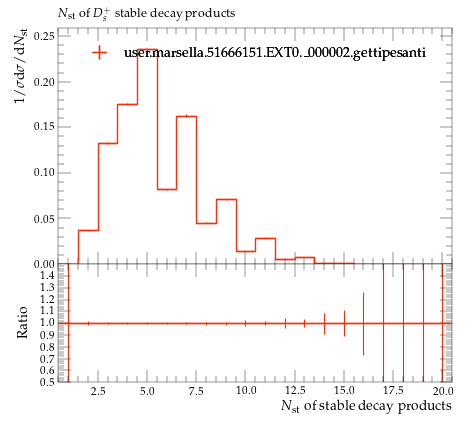

Write the Python code that produced this figure.
#! /usr/bin/env python

# This Python script was auto-generated using YODA v2.0.2.
# Analysis object: /MC_HFDECAYS/DSPLUS_stable_mult
# Timestamp: 24-07-2026 (16:40:05)

import matplotlib as mpl
import matplotlib.pyplot as plt
mpl.use('Agg') # comment out for interactive use
import os
import numpy as np

plotDir = os.path.split(os.path.realpath(__file__))[0]
if 'YODA_USER_PLOT_PATH' in globals():
    plot_outdir = globals()['YODA_USER_PLOT_PATH']
else:
    plot_outdir = plotDir

#plot style
plt.style.use(os.path.join(plotDir, '../default.mplstyle'))
# plot metadata
figW, figH = plt.rcParams['figure.figsize']
ax_xLabel = r'$N_\mathrm{st}$ of stable decay products'
ax_yLabel = r'$1/\sigma \mathrm{d}\sigma/\mathrm{d}N_\mathrm{st}$'
ax_title  = r'$N_\mathrm{st}$ of $D^+_s$ stable decay products'
ax_xScale = 'linear'
ax_yScale = 'linear'
xLims = (0.5, 20.5)
yLims = (0.0, 0.25906881000000004)

# TeX-friendly labels for the legend
labels = {
    'legend' : ([ r"user.marsella.51666151.EXT0.\_000002.gettipesanti" ], r""),
}

# Adjust canvas width and height
canvasW = 10.0
canvasH = 9.0
figW *= canvasW/10.
figH *= canvasH/9.

# Create figure and axis objects
fig, (ax, ratio0_ax) = plt.subplots(2, 1, sharex=True,
                  figsize=(figW,figH), gridspec_kw={'height_ratios': (6.0, 3.0)})

# Set figure margins
plt.subplots_adjust(
    left   = 1.0 * plt.rcParams['figure.subplot.left'],
    right  = 1.0 * plt.rcParams['figure.subplot.right'],
    top    = 1.0 * plt.rcParams['figure.subplot.top'],
    bottom = 1.0 * plt.rcParams['figure.subplot.bottom'])

ratio0_ax.yaxis.set_major_locator(mpl.ticker.MultipleLocator(0.1))
ratio0_ax.set_ylim(0.5, 1.4999)
ratio0_ax.set_ylabel('Ratio')

# the numerical data is stored in a separate file
dataf = dict()
prefix = os.path.split(__file__)[0]
if prefix:    prefix = prefix + '/'
exec(open(prefix+'DSPLUS_stable_mult__data.py').read(), dataf)


legend_handles = dict() # keep track of handles for the legend

# style options for curves
# starts at zorder>=5 to draw curve on top of legend
styles = {
  'user.marsella.51666151.EXT0._000002.gettipesanti.yoda.gz': {
    'color' : '#EE3311',
    'linestyle' : '-',
    'linewidth' : 1,
    'marker' : 'none',
    'markersize' : 2,
    'capsize' : 0.0,
    'zorder' : 5,
    'histstyle' : 1,
    'drawstyle' : 'steps-pre',
    'xerrorbars' : 1,
    'yerrorbars' : 1,
    'fillcolor' : None,
    'fillopacity' : 1.0,
    'ratio0_linestyle' : '-',
    'ratio0_linewidth' : 1,
    'ratio0_marker' : 'none',
    'ratio0_markersize' : 2,
    'ratio0_capsize' : 0.0,
    'ratio0_zorder' : 5,
    'ratio0_histstyle' : 1,
    'ratio0_drawstyle' : 'steps-pre',
    'ratio0_xerrorbars' : 1,
    'ratio0_yerrorbars' : 1,
  },
}

# curve from input yoda files in main panel
for label, yvals in dataf['yvals'].items():
    if all(np.isnan(v) for v in dataf['yvals'][label]):
        continue
    tmp = None
    if styles[label]['histstyle']: # draw as histogram
        xpos = dataf['xedges'][label] if styles[label]['drawstyle'] else dataf['xpoints'][label]
        ypos = np.insert(yvals, 0, yvals[0]) if styles[label]['drawstyle'] else yvals
        if styles[label]['fillcolor']: # fill area below curve
            ax.fill_between(xpos, ypos, step='pre',
                            color=styles[label]['fillcolor'],
                            alpha=styles[label]['fillopacity'])
        tmp, = ax.plot(xpos, ypos,
                       color=styles[label]['color'],
                       linestyle=styles[label]['linestyle'],
                       linewidth=styles[label]['linewidth'],
                       drawstyle=styles[label]['drawstyle'], solid_joinstyle='miter',
                       zorder=styles[label]['zorder'], label=label)
    tmp = ax.errorbar(dataf['xpoints'][label], yvals,
                      xerr=np.array(dataf['xerrs'][label])*styles[label]['xerrorbars'],
                      yerr=np.array(dataf['yerrs'][label])*styles[label]['yerrorbars'],
                      fmt=styles[label]['marker'], capsize=styles[label]['capsize'],
                      markersize=styles[label]['markersize'],
                      ecolor=styles[label]['color'],
                      color=styles[label]['color'], zorder=styles[label]['zorder'])
    tmp[-1][0].set_linestyle(styles[label]['linestyle'])
    tmp[-1][0].set_linewidth(styles[label]['linewidth'])
    if label in dataf['add_legend_handle']:  legend_handles[label] = tmp
    for varLabel in dataf['variation_yvals'].keys():
        if varLabel.startswith(label):
            tmp, = ax.plot(dataf['xedges'][label], dataf['variation_yvals'][varLabel],
                           color=styles[label]['color'],
                           linestyle=styles[label]['linestyle'],
                           linewidth=styles[label]['linewidth'],
                           drawstyle='steps-pre', solid_joinstyle='miter',
                           zorder=styles[label]['zorder'], alpha=0.5)


# plots on ratio panel
# curve from input yoda files in ratio panel
for label, yvals in dataf['ratio0_yvals'].items():
    if all(np.isnan(v) for v in yvals):
        continue
    if styles[label]['ratio0_histstyle']: # plot as histogram
        xpos = dataf['xedges']['user.marsella.51666151.EXT0._000002.gettipesanti.yoda.gz'] if styles[label]['ratio0_drawstyle'] else dataf['xpoints']['user.marsella.51666151.EXT0._000002.gettipesanti.yoda.gz']
        ypos = np.insert(yvals, 0, yvals[0]) if styles[label]['ratio0_drawstyle'] else yvals
        ratio0_ax.plot(xpos, ypos,
                       color=styles[label]['color'],
                       linewidth=styles[label]['linewidth'],
                       linestyle=styles[label]['ratio0_linestyle'],
                       drawstyle=styles[label]['ratio0_drawstyle'], zorder=styles[label]['zorder'],
                       solid_joinstyle='miter')
    tmp = ratio0_ax.errorbar(dataf['xpoints']['user.marsella.51666151.EXT0._000002.gettipesanti.yoda.gz'], yvals,
                             xerr=np.array(dataf['ref_xerrs'])*styles[label]['ratio0_xerrorbars'],
                             yerr=np.array(dataf['ratio0_yerrs'][label])*styles[label]['ratio0_yerrorbars'],
                             fmt=styles[label]['ratio0_marker'], capsize=styles[label]['ratio0_capsize'],
                             markersize=styles[label]['ratio0_markersize'],
                             ecolor=styles[label]['color'],
                             color=styles[label]['color'])
    tmp[-1][0].set_linestyle(styles[label]['ratio0_linestyle'])
    tmp[-1][0].set_linewidth(styles[label]['ratio0_linewidth'])

    for varlabel in dataf['ratio0_variation_vals'].keys():
        if varlabel.startswith(label):
            ratio0_ax.plot(dataf['xedges']['user.marsella.51666151.EXT0._000002.gettipesanti.yoda.gz'],
                            dataf['ratio0_variation_vals'][varlabel],
                            color=styles[label]['color'],
                            linestyle=styles[label]['linestyle'],
                            linewidth=styles[label]['linewidth'],
                            drawstyle='steps-pre', solid_joinstyle='miter',
                            zorder=1, alpha=0.5)

legend_items = list(legend_handles.values())
ax.add_artist(ax.legend(legend_items,
                        labels['legend'][0],
                        title=labels['legend'][1],
                        alignment='left',
                        loc='upper center',
                        bbox_to_anchor=(0.5, 0.97)))

# set plot metadata as defined above
ratio0_ax.set_xlabel(ax_xLabel)
ratio0_ax.xaxis.set_label_coords(1., -0.15)
ax.set_ylabel(ax_yLabel, ha='right', va='top')
ax.yaxis.set_label_coords(-0.11, 1.0)
ax.set_title(ax_title, loc='left')
ax.set_xscale(ax_xScale)
ax.set_yscale(ax_yScale)
ax.set_xlim(xLims)
ax.set_ylim(yLims)

# tick formatting
plt.rcParams['xtick.top'] = True
plt.rcParams['ytick.right'] = True
fig.align_ylabels((ax, ratio0_ax))
plt.savefig(os.path.join(plot_outdir, 'DSPLUS_stable_mult.pdf'), format='PDF')
plt.savefig(os.path.join(plot_outdir, 'DSPLUS_stable_mult.png'), format='PNG')

plt.close(fig)
